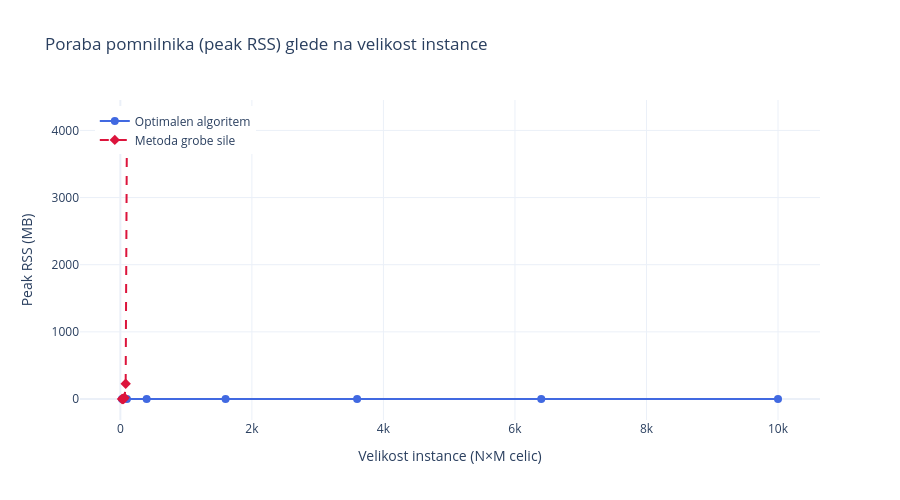

Notebook cell for this chart:
### Markdown cell above
## 10. RAM Usage Histogram

Show the distribution of measured peak memory values.

### Code cell
import psutil, time, subprocess
import plotly.graph_objects as go

def peak_rss_mb(size, mode, seed=0):
    grid = generate_instance(size, size, seed=seed)
    write_instance("tmp_bench.in", grid, 1)
    proc = subprocess.Popen(
        ["./spust", "tmp_bench.in", mode],
        stdout=subprocess.PIPE, stderr=subprocess.PIPE
    )
    ps_proc = psutil.Process(proc.pid)
    peak = 0
    while proc.poll() is None:
        try:
            peak = max(peak, ps_proc.memory_info().rss)
        except psutil.Error:
            pass
        time.sleep(0.005)
    proc.wait()
    return peak / (1024 * 1024)

ram_sizes_opt   = [5, 10, 20, 40, 60, 80, 100]
ram_sizes_brute = [5, 6, 7, 8, 9, 10]

print("Measuring RAM — optimised...")
ram_opt = []
for s in ram_sizes_opt:
    v = peak_rss_mb(s, "opt")
    ram_opt.append(v)
    print(f"  {s:3d}x{s:3d} → {v:.2f} MB")

print("\nMeasuring RAM — brute-force...")
ram_brute = []
for s in ram_sizes_brute:
    v = peak_rss_mb(s, "brute")
    ram_brute.append(v)
    print(f"  {s:3d}x{s:3d} → {v:.2f} MB")

# ── Line chart ──────────────────────────────────────────────
fig = go.Figure()

fig.add_trace(go.Scatter(
    x=[s*s for s in ram_sizes_opt],
    y=ram_opt,
    mode="lines+markers",
    name="Optimalen algoritem",
    line=dict(color="royalblue", width=2),
    marker=dict(size=8, symbol="circle"),
))

fig.add_trace(go.Scatter(
    x=[s*s for s in ram_sizes_brute],
    y=ram_brute,
    mode="lines+markers",
    name="Metoda grobe sile",
    line=dict(color="crimson", width=2, dash="dash"),
    marker=dict(size=8, symbol="diamond"),
))

fig.update_layout(
    title="Poraba pomnilnika (peak RSS) glede na velikost instance",
    xaxis_title="Velikost instance (N×M celic)",
    yaxis_title="Peak RSS (MB)",
    legend=dict(x=0.02, y=0.98),
    template="plotly_white",
    width=900,
    height=500,
)

fig.show()

### Figure 1 — Plotly figure (JSON) as saved in the notebook; plotly's stock layout.template omitted (floating-point values rounded to 4 significant figures)
{"data": [{"line": {"color": "royalblue", "width": 2}, "marker": {"size": 8, "symbol": "circle"}, "mode": "lines+markers", "name": "Optimalen algoritem", "type": "scatter", "x": [25, 100, 400, 1600, 3600, 6400, 10000], "y": [0.2695, 0.2109, 0.2773, 0.08984, 0.2773, 0.02344, 0.08203]}, {"line": {"color": "crimson", "dash": "dash", "width": 2}, "marker": {"size": 8, "symbol": "diamond"}, "mode": "lines+markers", "name": "Metoda grobe sile", "type": "scatter", "x": [25, 36, 49, 64, 81, 100], "y": [0.2812, 0.4297, 0.08984, 17.84, 228.1, 4140.0]}], "layout": {"height": 500, "legend": {"x": 0.02, "y": 0.98}, "title": {"text": "Poraba pomnilnika (peak RSS) glede na velikost instance"}, "width": 900, "xaxis": {"title": {"text": "Velikost instance (N×M celic)"}}, "yaxis": {"title": {"text": "Peak RSS (MB)"}}}}
